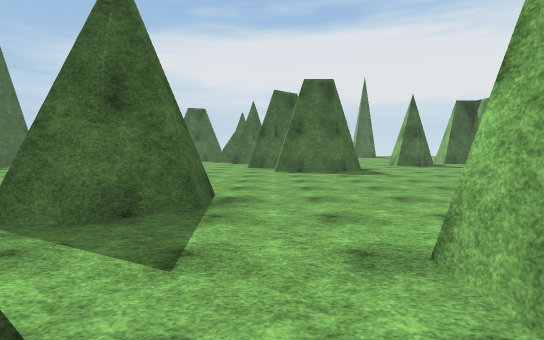
view 1 (above)

24 first-person views from a walk through a Unity game level. The camera is 1.5 m above the floor, tilts 4° down and sees 80° across. The floor is counted in squares, 2 m on a side. Each view is taken from the middle of a square. On the plan, view 1 faces up. The plan holds only what a view shows up to about 11 squares ahead; the rest is blank. The place goes on beyond the plan. Surface patterns are stand-ins for the level's own textures.

view 2
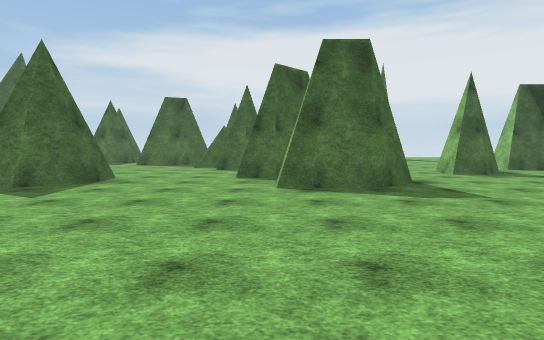

view 3
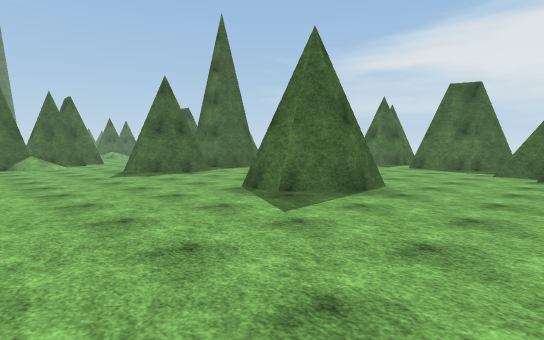

view 4
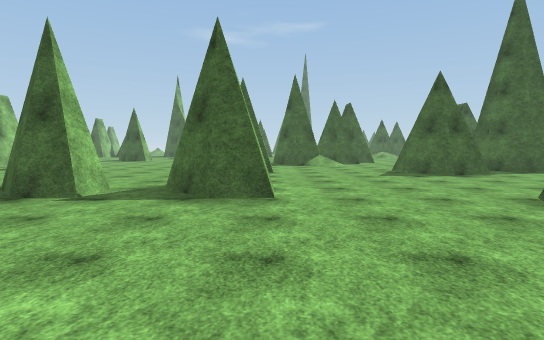

view 5
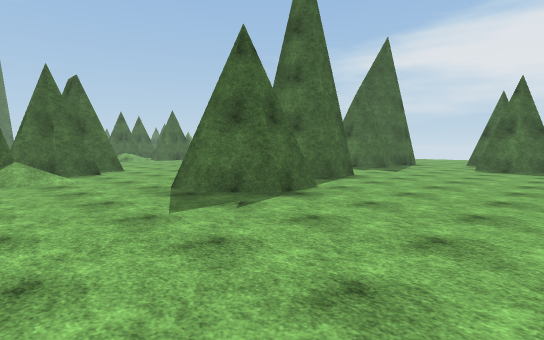

view 6
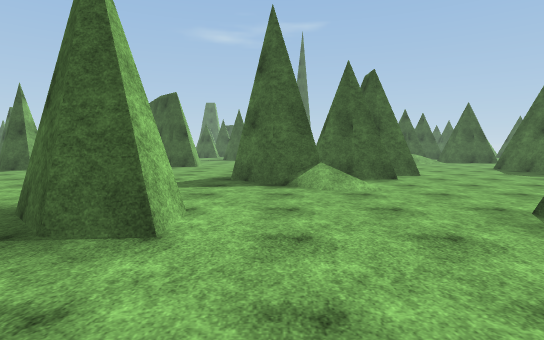

view 7
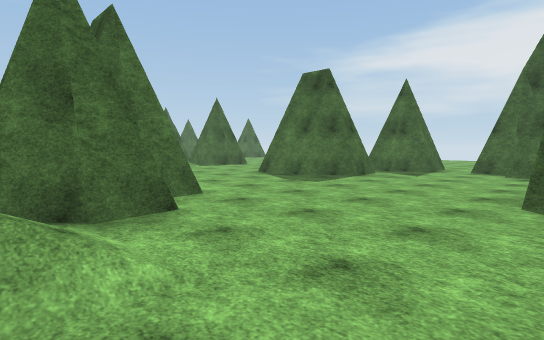

view 8
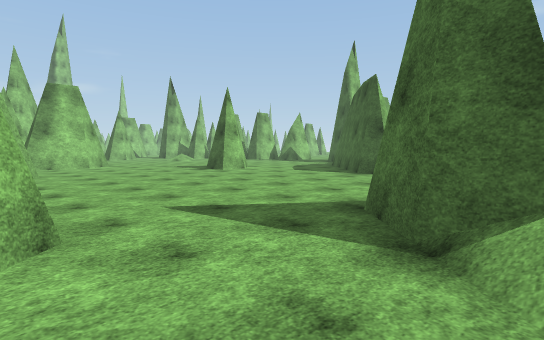

view 9
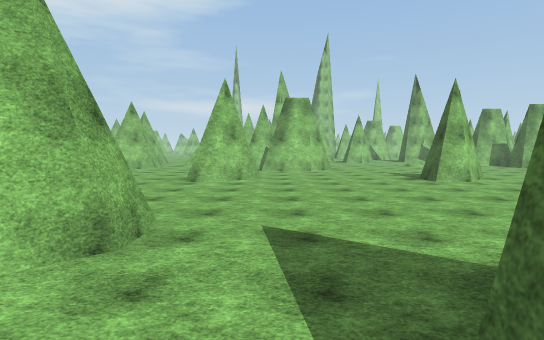

view 10
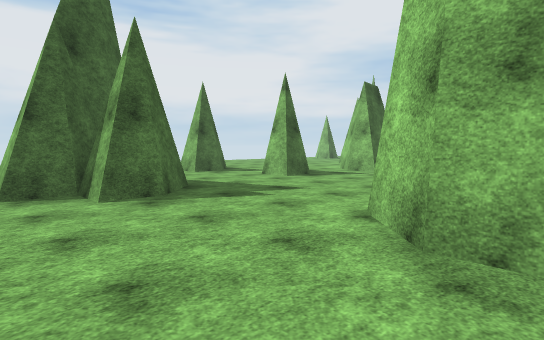

view 11
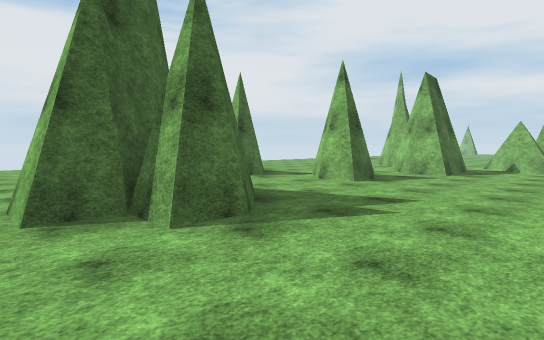

view 12
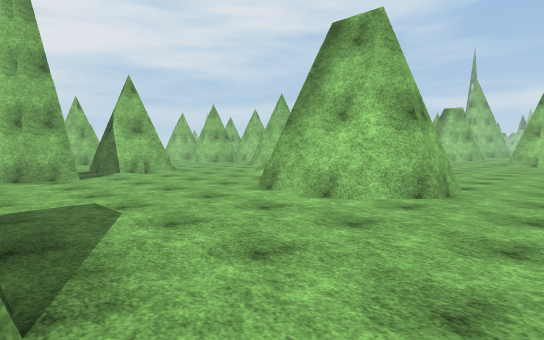

view 13
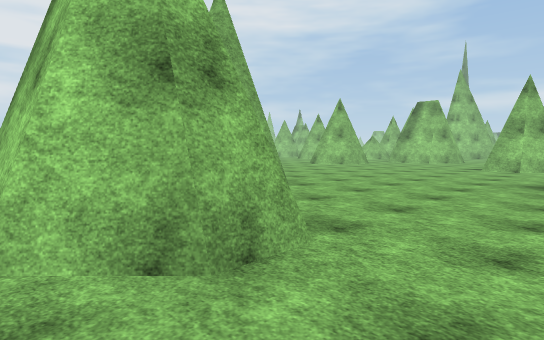

view 14
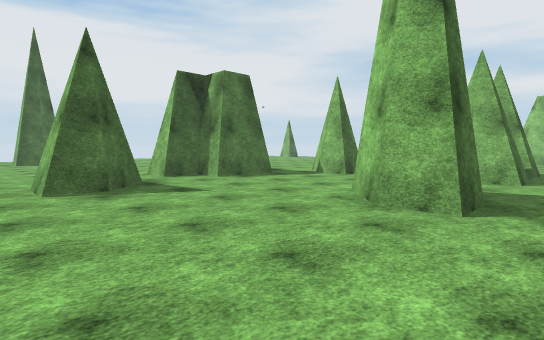

view 15
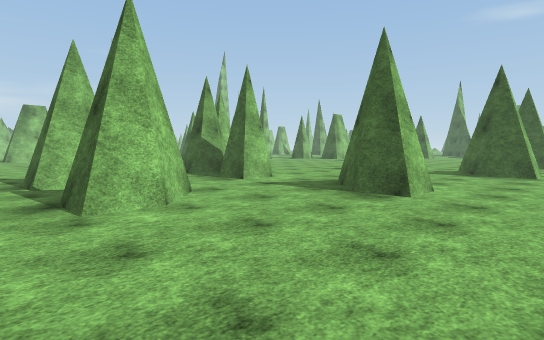

view 16
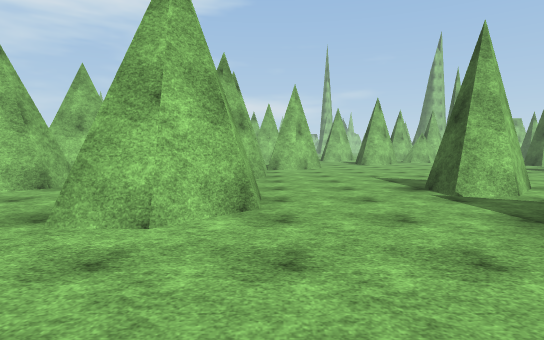

view 17
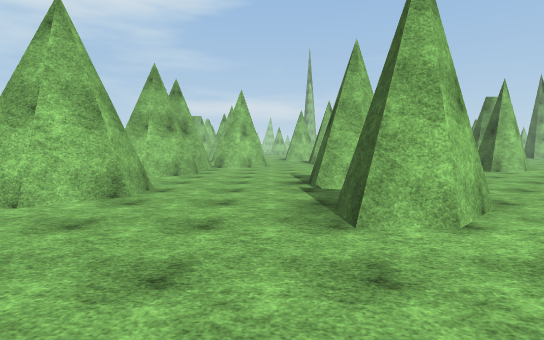

view 18
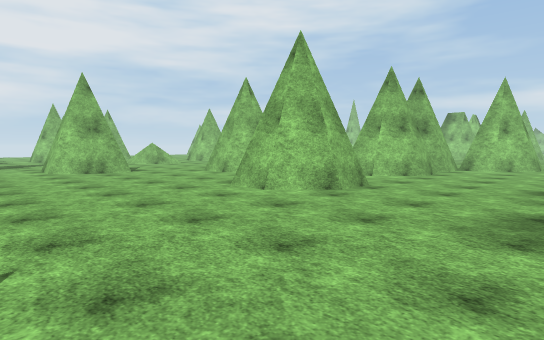

view 19
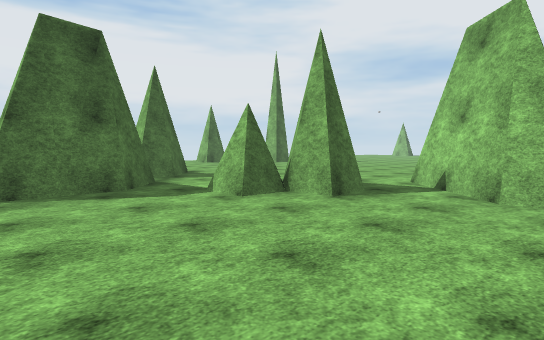

view 20
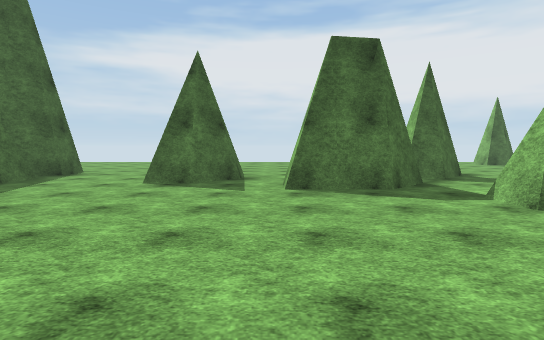

view 21
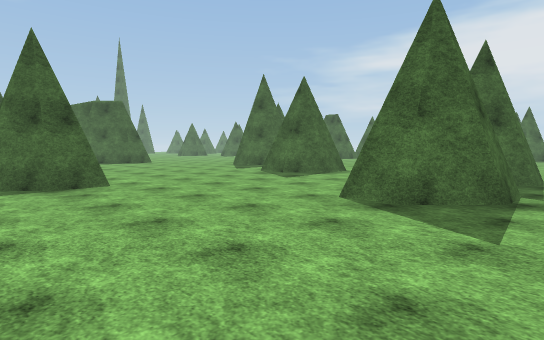

view 22
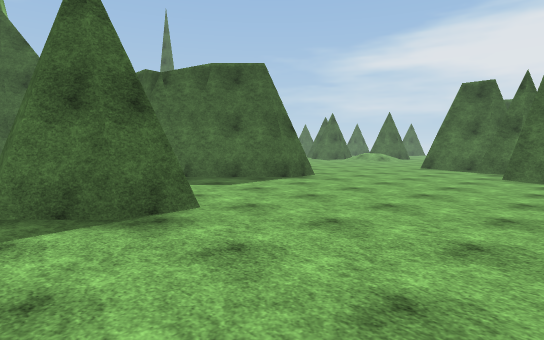

view 23
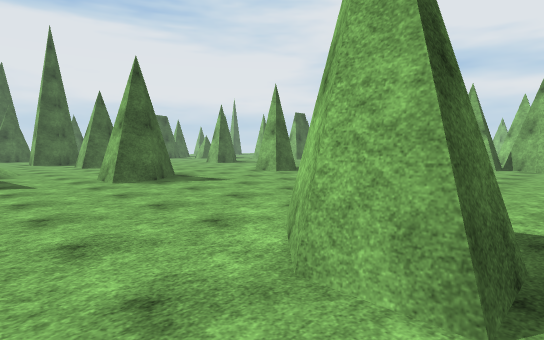

view 24
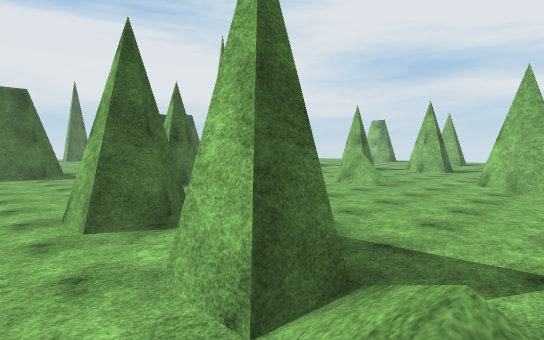

### Floor plan
Key: @ floor where view 1 was taken; # wall or solid block; . floor; / step, stairs or slope; = window, fence, low wall or low ledge; T thing the floor can be seen under or through.
Columns run from 21 left of view 1 to 15 right of it. Each row starts with its distance up from view 1.
 25        .
 24        .
 23        . ...# ..
 22        . ...#...
 21       ..##......   ##.
 20       .##....##.. .#..    ..
 19     ##.###...#..# T..     ..
 18     #...#.......#T..      ..
 17     ...............##   ...
 16    ##..............## .....  .#
 15 ..##................#...  . .##
 14 .........##...........#  ..#..###..
 13 .........#........../##  ..#.....##
 12 ..................../#  /........#
 11 ...##.....##....##.../ #/........
 10 ..####.............../##.......
  9 ..####./.....................##  ####
  8 ....###/.....................##..////
  7 .....##...................#.....
  6 .........................##.
  5 .........##...##...##......
  4 #..................##.....
  3 #..............#.......#/.   ./
  2 ..............##....../#/.  ./=/.
  1 ...................##.//.....//...
  0 ...................##@.#/.........
 -1 ..#......#.........##./#/......#
 -2 .##.....##.........#/ //......##
 -3   ...............### ///....

Where each view was taken, in squares from view 1:
view 1: 0 up, 0 right, facing up
view 2: 4 up, 0 right, facing up
view 3: 6 up, 1 left, facing up-left
view 4: 6 up, 1 left, facing left
view 5: 7 up, 6 left, facing up-left
view 6: 7 up, 8 left, facing left
view 7: 8 up, 12 left, facing up-left
view 8: 8 up, 12 left, facing down-left
view 9: 8 up, 14 left, facing down
view 10: 13 up, 15 left, facing up-right
view 11: 15 up, 15 left, facing up-right
view 12: 15 up, 21 left, facing down-right
view 13: 11 up, 21 left, facing down-right
view 14: 7 up, 4 right, facing up-right
view 15: 7 up, 4 right, facing down-left
view 16: 8 up, 3 left, facing down
view 17: 9 up, 5 left, facing down
view 18: 9 up, 6 left, facing down-right
view 19: 12 up, 6 left, facing up-right
view 20: 12 up, 6 left, facing up
view 21: 3 down, 5 left, facing up-left
view 22: 3 down, 15 left, facing up-left
view 23: 3 down, 15 left, facing up-right
view 24: 3 down, 0 right, facing up-right
